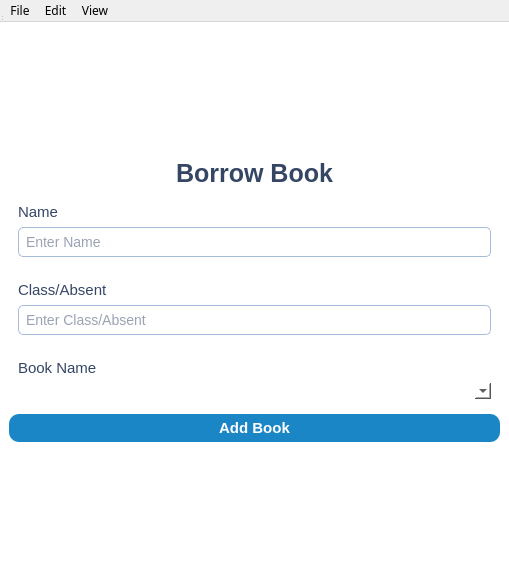
<?xml version="1.0" encoding="UTF-8"?>
<ui version="4.0">
 <class>AddBorrowDialog</class>
 <widget class="QDialog" name="AddBorrowDialog">
  <property name="geometry">
   <rect>
    <x>0</x>
    <y>0</y>
    <width>509</width>
    <height>579</height>
   </rect>
  </property>
  <property name="minimumSize">
   <size>
    <width>0</width>
    <height>482</height>
   </size>
  </property>
  <property name="font">
   <font>
    <family>PT Serif Caption</family>
   </font>
  </property>
  <property name="windowTitle">
   <string>Window</string>
  </property>
  <property name="pixmap" stdset="0">
   <pixmap/>
  </property>
  <layout class="QGridLayout" name="gridLayout_2">
   <property name="leftMargin">
    <number>0</number>
   </property>
   <property name="topMargin">
    <number>0</number>
   </property>
   <property name="rightMargin">
    <number>0</number>
   </property>
   <property name="bottomMargin">
    <number>0</number>
   </property>
   <property name="spacing">
    <number>0</number>
   </property>
   <item row="0" column="0">
    <widget class="QMenuBar" name="menubar">
     <widget class="QMenu" name="menuFile">
      <property name="title">
       <string>File</string>
      </property>
     </widget>
     <widget class="QMenu" name="menuEdit">
      <property name="title">
       <string>Edit</string>
      </property>
     </widget>
     <widget class="QMenu" name="menuView">
      <property name="title">
       <string>View</string>
      </property>
     </widget>
     <addaction name="menuFile"/>
     <addaction name="menuEdit"/>
     <addaction name="menuView"/>
    </widget>
   </item>
   <item row="1" column="0">
    <layout class="QGridLayout" name="gridLayout">
     <property name="leftMargin">
      <number>0</number>
     </property>
     <property name="topMargin">
      <number>0</number>
     </property>
     <property name="rightMargin">
      <number>0</number>
     </property>
     <property name="bottomMargin">
      <number>0</number>
     </property>
     <property name="spacing">
      <number>0</number>
     </property>
     <item row="0" column="0">
      <widget class="QWidget" name="widget_2" native="true">
       <property name="minimumSize">
        <size>
         <width>291</width>
         <height>401</height>
        </size>
       </property>
       <property name="styleSheet">
        <string notr="true">background-color:grey</string>
       </property>
       <layout class="QVBoxLayout" name="verticalLayout_3">
        <property name="spacing">
         <number>0</number>
        </property>
        <property name="leftMargin">
         <number>0</number>
        </property>
        <property name="topMargin">
         <number>0</number>
        </property>
        <property name="rightMargin">
         <number>0</number>
        </property>
        <property name="bottomMargin">
         <number>0</number>
        </property>
        <item>
         <widget class="QFrame" name="frame_2">
          <property name="styleSheet">
           <string notr="true">border:none; 
 background-color:white</string>
          </property>
          <property name="frameShape">
           <enum>QFrame::StyledPanel</enum>
          </property>
          <property name="frameShadow">
           <enum>QFrame::Raised</enum>
          </property>
          <layout class="QVBoxLayout" name="verticalLayout_10">
           <item>
            <spacer name="verticalSpacer_4">
             <property name="orientation">
              <enum>Qt::Vertical</enum>
             </property>
             <property name="sizeHint" stdset="0">
              <size>
               <width>20</width>
               <height>40</height>
              </size>
             </property>
            </spacer>
           </item>
           <item>
            <widget class="QLabel" name="BITARY_3">
             <property name="font">
              <font>
               <family>Arial</family>
               <pointsize>-1</pointsize>
               <bold>true</bold>
              </font>
             </property>
             <property name="styleSheet">
              <string notr="true">color:rgba(53, 70, 101, 1);
font-size:25px;
border-radius: 38px;
text-align:center;</string>
             </property>
             <property name="text">
              <string>Borrow Book</string>
             </property>
             <property name="alignment">
              <set>Qt::AlignCenter</set>
             </property>
            </widget>
           </item>
           <item>
            <widget class="QFrame" name="frame_3">
             <property name="styleSheet">
              <string notr="true">border:none; 
 background-color:white</string>
             </property>
             <property name="frameShape">
              <enum>QFrame::StyledPanel</enum>
             </property>
             <property name="frameShadow">
              <enum>QFrame::Raised</enum>
             </property>
             <layout class="QVBoxLayout" name="verticalLayout_4">
              <item>
               <widget class="QLabel" name="Name_6">
                <property name="font">
                 <font>
                  <family>Arial</family>
                  <pointsize>-1</pointsize>
                  <bold>false</bold>
                 </font>
                </property>
                <property name="styleSheet">
                 <string notr="true">color:#354665;
font-size:15px;
border-radius: 38px;
</string>
                </property>
                <property name="text">
                 <string>Name</string>
                </property>
               </widget>
              </item>
              <item>
               <widget class="QLineEdit" name="nameField">
                <property name="styleSheet">
                 <string notr="true">QLineEdit {
    background-color: #ffffff; 
    border: 1px solid #A6BCDA;   
    border-radius: 5px;      
    padding: 5px;              
    font-size: 14px;   
	color:#354665;
}</string>
                </property>
                <property name="text">
                 <string/>
                </property>
                <property name="placeholderText">
                 <string>Enter Name</string>
                </property>
               </widget>
              </item>
             </layout>
            </widget>
           </item>
           <item>
            <widget class="QFrame" name="frame_4">
             <property name="styleSheet">
              <string notr="true">border:none; 
 background-color:white</string>
             </property>
             <property name="frameShape">
              <enum>QFrame::StyledPanel</enum>
             </property>
             <property name="frameShadow">
              <enum>QFrame::Raised</enum>
             </property>
             <layout class="QVBoxLayout" name="verticalLayout_5">
              <item>
               <widget class="QLabel" name="Name_7">
                <property name="font">
                 <font>
                  <family>Arial</family>
                  <pointsize>-1</pointsize>
                  <bold>false</bold>
                 </font>
                </property>
                <property name="styleSheet">
                 <string notr="true">color:#354665;
font-size:15px;
border-radius: 38px;
</string>
                </property>
                <property name="text">
                 <string>Class/Absent</string>
                </property>
               </widget>
              </item>
              <item>
               <widget class="QLineEdit" name="classSequenceField">
                <property name="styleSheet">
                 <string notr="true">QLineEdit {
    background-color: #ffffff; 
    border: 1px solid #A6BCDA;   
    border-radius: 5px;      
    padding: 5px;              
    font-size: 14px;   
	color:#354665;
}</string>
                </property>
                <property name="text">
                 <string/>
                </property>
                <property name="placeholderText">
                 <string>Enter Class/Absent</string>
                </property>
               </widget>
              </item>
             </layout>
            </widget>
           </item>
           <item>
            <widget class="QFrame" name="frame_8">
             <property name="styleSheet">
              <string notr="true">border:none; 
 background-color:white</string>
             </property>
             <property name="frameShape">
              <enum>QFrame::StyledPanel</enum>
             </property>
             <property name="frameShadow">
              <enum>QFrame::Raised</enum>
             </property>
             <layout class="QVBoxLayout" name="verticalLayout_9">
              <item>
               <widget class="QLabel" name="Name_8">
                <property name="font">
                 <font>
                  <family>Arial</family>
                  <pointsize>-1</pointsize>
                  <bold>false</bold>
                 </font>
                </property>
                <property name="styleSheet">
                 <string notr="true">color:#354665;
font-size:15px;
border-radius: 38px;
</string>
                </property>
                <property name="text">
                 <string>Book Name</string>
                </property>
               </widget>
              </item>
              <item>
               <widget class="QComboBox" name="searchBox">
                <property name="editable">
                 <bool>true</bool>
                </property>
                <property name="placeholderText">
                 <string>Search</string>
                </property>
               </widget>
              </item>
             </layout>
            </widget>
           </item>
           <item>
            <widget class="QPushButton" name="confirmAdd">
             <property name="font">
              <font>
               <family>Arial</family>
               <pointsize>-1</pointsize>
               <bold>true</bold>
              </font>
             </property>
             <property name="styleSheet">
              <string notr="true">QPushButton {
    background-color: rgb(27, 134, 198);
    color: white;
    border-radius: 10px;
    padding: 5px 10px;
    font-size: 15px;
}
</string>
             </property>
             <property name="text">
              <string>Add Book</string>
             </property>
             <property name="checkable">
              <bool>true</bool>
             </property>
            </widget>
           </item>
           <item>
            <spacer name="verticalSpacer_3">
             <property name="orientation">
              <enum>Qt::Vertical</enum>
             </property>
             <property name="sizeHint" stdset="0">
              <size>
               <width>20</width>
               <height>40</height>
              </size>
             </property>
            </spacer>
           </item>
          </layout>
         </widget>
        </item>
       </layout>
      </widget>
     </item>
    </layout>
   </item>
  </layout>
  <widget class="QStatusBar" name="statusbar">
   <property name="geometry">
    <rect>
     <x>0</x>
     <y>0</y>
     <width>3</width>
     <height>22</height>
    </rect>
   </property>
  </widget>
 </widget>
 <resources/>
 <connections/>
</ui>
